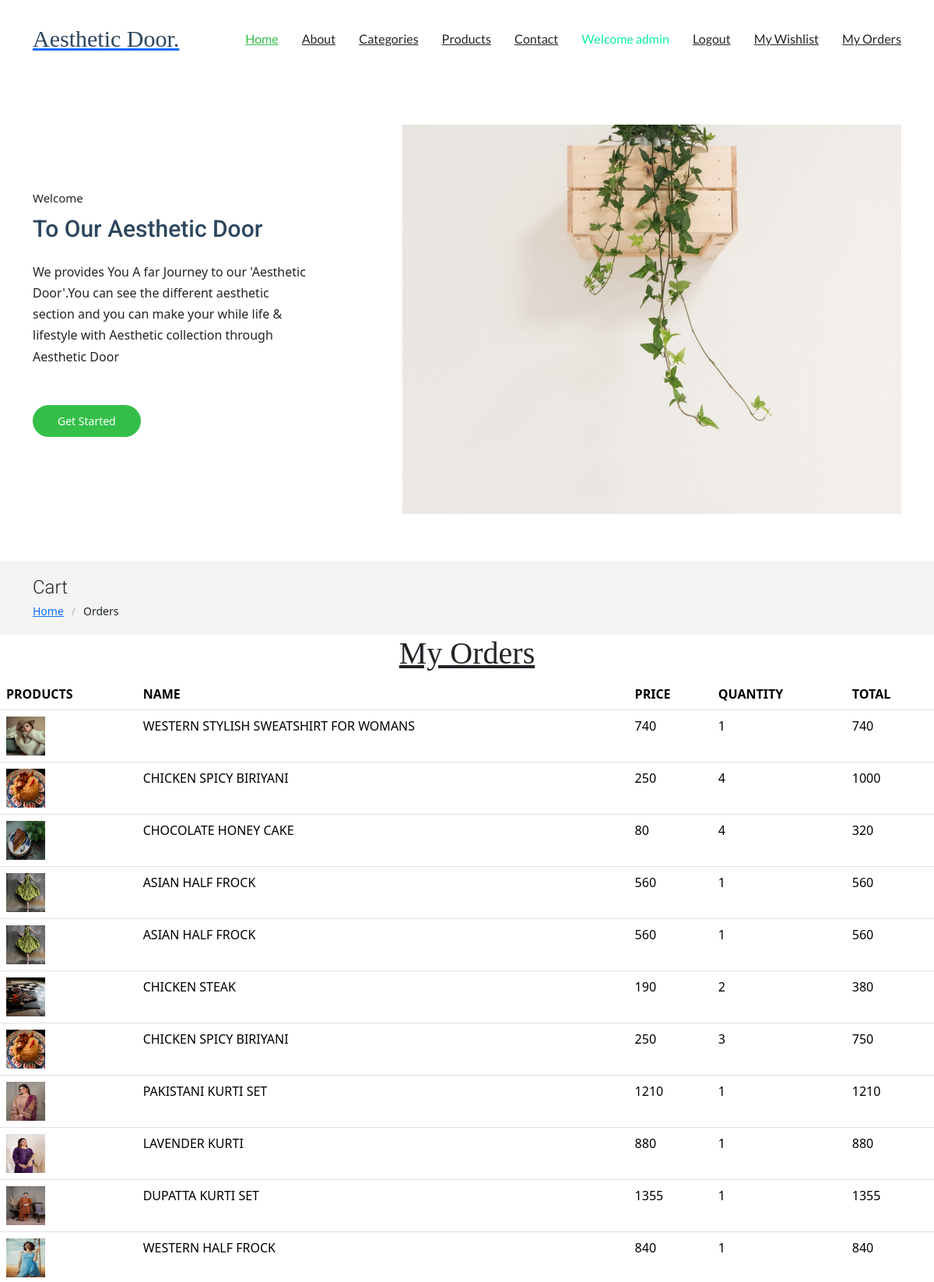
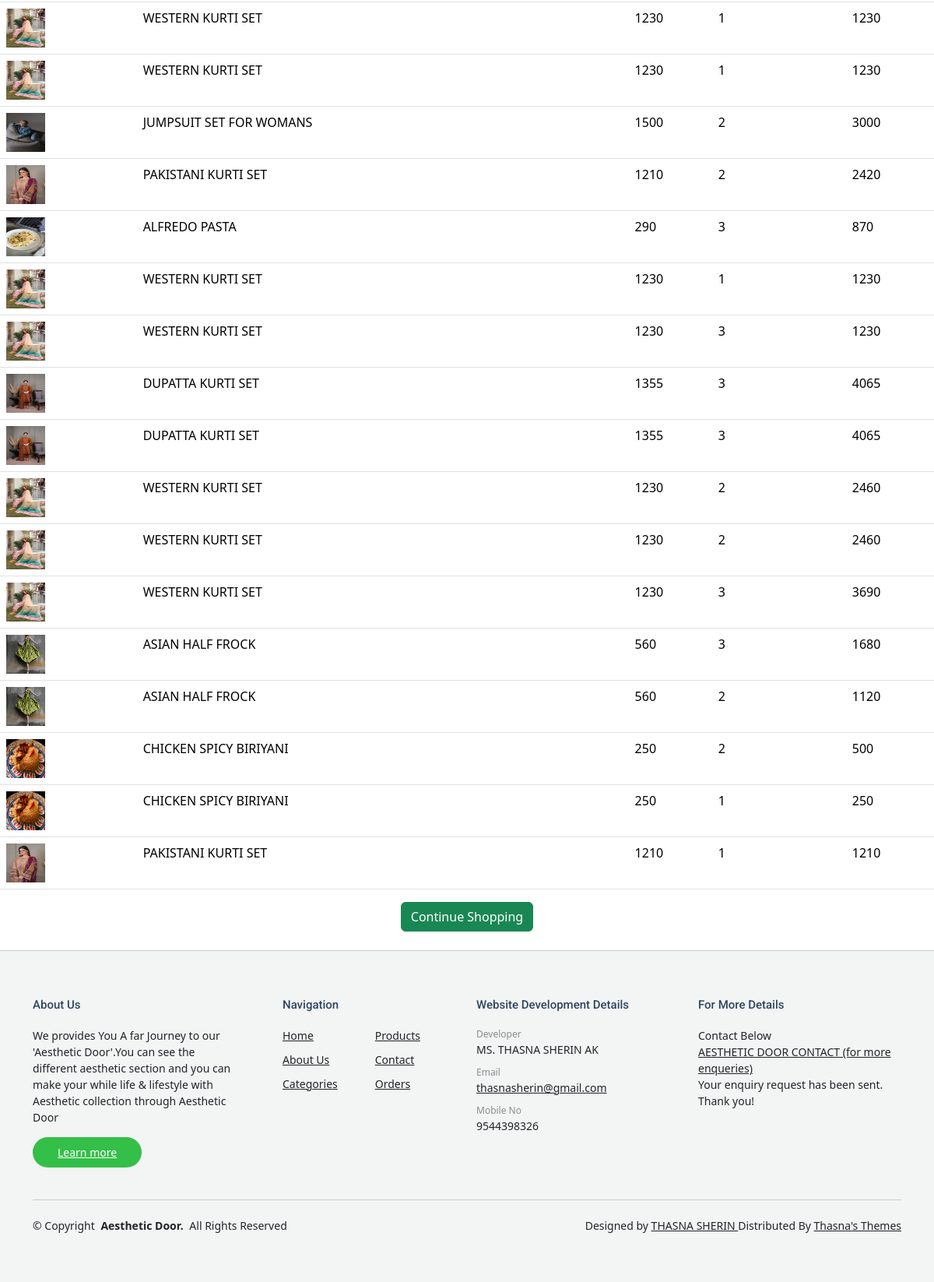
The app's page /orders (signed in) with its own data (2 pictures, top to bottom).
### Userapp/models.py (models this page shows)
class Checkout(models.Model):
    userid=models.ForeignKey(Register,on_delete=models.CASCADE)
    cartid=models.ForeignKey(Cart, on_delete=models.CASCADE)
    address=models.TextField()
    pincode=models.IntegerField()
    country=models.TextField()

class Cart(models.Model):
    userid=models.ForeignKey(Register,on_delete=models.CASCADE)
    productid=models.ForeignKey(Product, on_delete=models.CASCADE)
    quantity=models.IntegerField()
    total=models.IntegerField()
    status=models.IntegerField(default=0)

### Adminapp/models.py (models this page shows)
class Product(models.Model):
    pname=models.CharField(max_length=20)
    pcat=models.CharField(max_length=100)
    pprice=models.IntegerField()
    pstock=models.IntegerField()
    pimage=models.ImageField(upload_to='pimages')
    status=models.IntegerField(default=0)

### Userapp/views.py (the view)
# urls.py: path('orders',views.orders,name='orders'),
def orders(request):
    if 'u_id' in request.session:
        u=request.session.get('u_id')
        data=Checkout.objects.filter(userid=u)
        return render(request,'orders.html',{'data':data})
    return render(request,'userlog.html',{'msg1':'You need to Login First to access this page'})

### Userapp/templates/orders.html
{% extends 'userindex.html' %}
{% block body %}
<div class="page-title light-background">
  <div class="container">
    <h1>Cart</h1>
    <nav class="breadcrumbs">
      <ol>
        <li><a href="{% url 'userindex' %}">Home</a></li>
        <li class="current">Orders</li>
      </ol>
    </nav>
  </div>
</div>
<center><h1 style="font-family: Georgia, 'Times New Roman', Times, serif;"><u>My Orders</u></h1></center>
<table class="table">
    <thead>
      <tr>
        <th scope="col">PRODUCTS</th>
        <th scope="col">NAME</th>
        <th scope="col">PRICE</th>
        <th scope="col">QUANTITY</th>
        <th scope="col">TOTAL</th>
      </tr>
    </thead>
    <tbody>
      {% for i in data %}
      <tr>
        <th scope="row"><img style="height: 50px;width: 50px;" src="{{i.cartid.productid.pimage.url}}" alt=""></th>
        <td>{{i.cartid.productid.pname}}</td>
        <td>{{i.cartid.productid.pprice}}</td>
        <td>{{i.cartid.quantity}}</td>
        <td>{{i.cartid.total}}</td>
      </tr>
      {% endfor %}
    </tbody>
  </table>
  <center>             <a href="{% url 'userindex' %}"><button  class="btn btn-success mr-5">Continue Shopping</button></a></center>
<br>
{% endblock %}

### Userapp/static/assets/css/main.css (style rules this page uses)
:root { --default-font: "Roboto", system-ui, -apple-system, "Segoe UI", Roboto, "Helvetica Neue", Arial, "Noto Sans", "Liberation Sans", sans-serif, "Apple Color Emoji", "Segoe UI Emoji", "Segoe UI Symbol", "Noto Color Emoji"; --heading-font: "Roboto", sans-serif; --nav-font: "Lato", sans-serif; }
:root { --background-color: #ffffff; --default-color: #212529; --heading-color: #2d465e; --accent-color: #34bf49; --surface-color: #ffffff; --contrast-color: #ffffff; }
:root { --nav-color: #212529; --nav-hover-color: #34bf49; --nav-mobile-background-color: #ffffff; --nav-dropdown-background-color: #ffffff; --nav-dropdown-color: #212529; --nav-dropdown-hover-color: #34bf49; }
.light-background { --background-color: #f3f4f4; --surface-color: #ffffff; }
:root { scroll-behavior: smooth; }
body { color: var(--default-color); background-color: var(--background-color); font-family: var(--default-font); }
a { color: var(--accent-color); text-decoration: none; transition: 0.3s; }
h1, h2, h3, h4, h5, h6 { color: var(--heading-color); font-family: var(--heading-font); }
.page-title { color: var(--default-color); background-color: var(--background-color); padding: 20px 0; position: relative; }
.page-title h1 { font-size: 24px; font-weight: 300; margin: 0 0 5px 0; }
.page-title .breadcrumbs ol { display: flex; flex-wrap: wrap; list-style: none; padding: 0; margin: 0; font-size: 14px; font-weight: 400; }
.page-title .breadcrumbs ol li+li { padding-left: 10px; }
.page-title .breadcrumbs ol li+li::before { content: "/"; display: inline-block; padding-right: 10px; color: color-mix(in srgb, var(--default-color), transparent 70%); }

### records on screen
Checkout: cartid.productid.pimage (picture), cartid.productid.pname "WESTERN STYLISH SWEATSHIRT FOR WOMANS", cartid.productid.pprice "740", cartid.quantity "1", cartid.total "740"
Checkout: cartid.productid.pimage (picture), cartid.productid.pname "CHICKEN SPICY BIRIYANI", cartid.productid.pprice "250", cartid.quantity "4", cartid.total "1000"
Checkout: cartid.productid.pimage (picture), cartid.productid.pname "CHOCOLATE HONEY CAKE", cartid.productid.pprice "80", cartid.quantity "4", cartid.total "320"
Checkout: cartid.productid.pimage (picture), cartid.productid.pname "ASIAN HALF FROCK", cartid.productid.pprice "560", cartid.quantity "1", cartid.total "560"
Checkout: cartid.productid.pimage (picture), cartid.productid.pname "ASIAN HALF FROCK", cartid.productid.pprice "560", cartid.quantity "1", cartid.total "560"
Checkout: cartid.productid.pimage (picture), cartid.productid.pname "CHICKEN STEAK", cartid.productid.pprice "190", cartid.quantity "2", cartid.total "380"
Checkout: cartid.productid.pimage (picture), cartid.productid.pname "CHICKEN SPICY BIRIYANI", cartid.productid.pprice "250", cartid.quantity "3", cartid.total "750"
Checkout: cartid.productid.pimage (picture), cartid.productid.pname "PAKISTANI KURTI SET", cartid.productid.pprice "1210", cartid.quantity "1", cartid.total "1210"
Checkout: cartid.productid.pimage (picture), cartid.productid.pname "LAVENDER KURTI", cartid.productid.pprice "880", cartid.quantity "1", cartid.total "880"
Checkout: cartid.productid.pimage (picture), cartid.productid.pname "DUPATTA KURTI SET", cartid.productid.pprice "1355", cartid.quantity "1", cartid.total "1355"
Checkout: cartid.productid.pimage (picture), cartid.productid.pname "WESTERN HALF FROCK", cartid.productid.pprice "840", cartid.quantity "1", cartid.total "840"
Checkout: cartid.productid.pimage (picture), cartid.productid.pname "WESTERN KURTI SET", cartid.productid.pprice "1230", cartid.quantity "1", cartid.total "1230"
Checkout: cartid.productid.pimage (picture), cartid.productid.pname "WESTERN KURTI SET", cartid.productid.pprice "1230", cartid.quantity "1", cartid.total "1230"
Checkout: cartid.productid.pimage (picture), cartid.productid.pname "JUMPSUIT SET FOR WOMANS", cartid.productid.pprice "1500", cartid.quantity "2", cartid.total "3000"
Checkout: cartid.productid.pimage (picture), cartid.productid.pname "PAKISTANI KURTI SET", cartid.productid.pprice "1210", cartid.quantity "2", cartid.total "2420"
Checkout: cartid.productid.pimage (picture), cartid.productid.pname "ALFREDO PASTA", cartid.productid.pprice "290", cartid.quantity "3", cartid.total "870"
Checkout: cartid.productid.pimage (picture), cartid.productid.pname "WESTERN KURTI SET", cartid.productid.pprice "1230", cartid.quantity "1", cartid.total "1230"
Checkout: cartid.productid.pimage (picture), cartid.productid.pname "WESTERN KURTI SET", cartid.productid.pprice "1230", cartid.quantity "3", cartid.total "1230"
Checkout: cartid.productid.pimage (picture), cartid.productid.pname "DUPATTA KURTI SET", cartid.productid.pprice "1355", cartid.quantity "3", cartid.total "4065"
Checkout: cartid.productid.pimage (picture), cartid.productid.pname "DUPATTA KURTI SET", cartid.productid.pprice "1355", cartid.quantity "3", cartid.total "4065"
Checkout: cartid.productid.pimage (picture), cartid.productid.pname "WESTERN KURTI SET", cartid.productid.pprice "1230", cartid.quantity "2", cartid.total "2460"
Checkout: cartid.productid.pimage (picture), cartid.productid.pname "WESTERN KURTI SET", cartid.productid.pprice "1230", cartid.quantity "2", cartid.total "2460"
Checkout: cartid.productid.pimage (picture), cartid.productid.pname "WESTERN KURTI SET", cartid.productid.pprice "1230", cartid.quantity "3", cartid.total "3690"
Checkout: cartid.productid.pimage (picture), cartid.productid.pname "ASIAN HALF FROCK", cartid.productid.pprice "560", cartid.quantity "3", cartid.total "1680"
Checkout: cartid.productid.pimage (picture), cartid.productid.pname "ASIAN HALF FROCK", cartid.productid.pprice "560", cartid.quantity "2", cartid.total "1120"
Checkout: cartid.productid.pimage (picture), cartid.productid.pname "CHICKEN SPICY BIRIYANI", cartid.productid.pprice "250", cartid.quantity "2", cartid.total "500"
Checkout: cartid.productid.pimage (picture), cartid.productid.pname "CHICKEN SPICY BIRIYANI", cartid.productid.pprice "250", cartid.quantity "1", cartid.total "250"
Checkout: cartid.productid.pimage (picture), cartid.productid.pname "PAKISTANI KURTI SET", cartid.productid.pprice "1210", cartid.quantity "1", cartid.total "1210"

### other values on screen
{{ request.session.username_u }} "admin"
